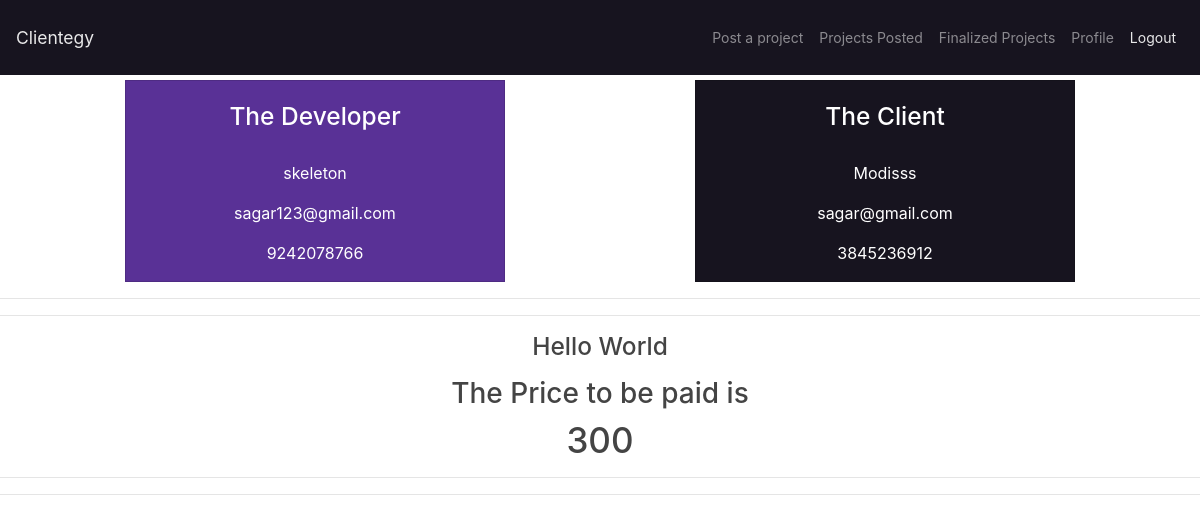
Screenshot of /bill_final/8/ (signed in) with the database file from the repository.
### clientegy/models.py (models this page shows, shortened)
class Developer(models.Model):
    dev_id = models.AutoField(primary_key = True)
    user = models.OneToOneField(User,on_delete = models.CASCADE) #contains basic fields like name,password and email field
    age = models.PositiveIntegerField()
    exp = models.TextField() #experience of developer like beginner, intermediate and expert
    charging_basis = models.TextField() #hourly or contract basis
    domain = models.TextField() #domain in which the developer would prefer app, desktop or web
    phone_no = models.CharField(max_length = 10)

class Client(models.Model):
    client_id = models.AutoField(primary_key = True)
    user = models.OneToOneField(User,on_delete = models.CASCADE)
    age = models.PositiveIntegerField()
    phone_no = models.CharField(max_length = 10)

class Project(models.Model): # project model
    project_id = models.AutoField(primary_key = True)
    client_id = models.ForeignKey(Client,on_delete=models.CASCADE)
    title = models.TextField()
    description = models.TextField()
    domain = models.TextField() # app, desktop or web
    lvl_exp = models.TextField()
    offered_price = models.IntegerField()
    proj_selected_flag = models.BooleanField(default=False)

### clientegy/views.py (the view)
# urls.py: path('bill_final/<int:psid>/',bill_final,name='bill_final'),
@login_required
def bill_final(request,psid):
    BidObj = PSRecord.objects.get(id=psid)
    clientObj = BidObj.client_id
    devObj = BidObj.dev_id
    projectObj = BidObj.project_id
    bid_price = BidObj.bid_price
    projectObj.proj_selected_flag = True
    if(not Final_bid.objects.filter(dev_id=devObj, client_id= clientObj, bid_price=bid_price, project_id=projectObj).exists()):
        Final_bid.objects.create(dev_id=devObj, client_id= clientObj, bid_price=bid_price, project_id=projectObj)
    projectObj.save()
    return render(request,'bill_final.html',{'client':clientObj,'dev':devObj,'project':projectObj,'bid_price':bid_price})

### clientegy/templates/bill_final.html (shortened to what this page needs)
{% extends 'base_client.html' %}
{% block body %}
<div class="container"style='margin-top: 5px'>
<div class="row" >
    <div class="col-sm-4 card text-white bg-primary" style="margin: auto;">
        <br>
        <h3>The Developer</h3><br>
        <p>{{dev.user.username}}</p>
        <p>{{dev.user.email}}</p>
        <p>{{dev.phone_no}}</p>
    </div>
    <div class="col-sm-4 card text-white bg-dark" style="margin: auto;">
        <br>
        <h3>The Client</h3> <br>
        <p>{{client.user.username}}</p>
        <p>{{client.user.email}}</p>
        <p>{{client.phone_no}}</p>
    </div>
  </div>
</div>
<hr>
<hr>
<div class="container111 ">
    <p><h3>{{project.title}}</h3></p>
   <p><h2>The Price to be paid is </h2><h1>{{bid_price}}</h1></p>
</div>
<hr>
<hr>
{% endblock%}

### clientegy/templates/bill_final.html (style rules this page uses)
h3,p { text-align: center; }
p { font-size: medium; }
.container111 { text-align: center; }

### rows the page displays
Developer: user.username "skeleton", user.email "sagar123@gmail.com", phone_no "9242078766"
Client: user.username "Modisss", user.email "sagar@gmail.com", phone_no "3845236912"
Project: title "Hello World"

### other values shown
{{ bid_price }} "300"
